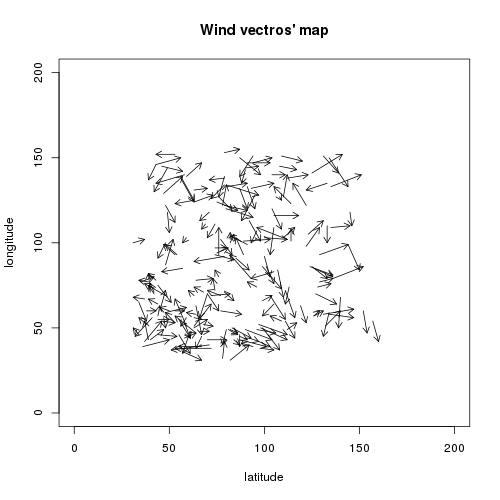
#> input picture src/feh_019403_000001_vector_map.png, 500 x 500 px, given in place of .feh_019403_000002_vector_map.png, which was not available
$ python validateImage.py .
#> lines starting #> are read from the running program, lines starting #| are printed output that depends on the picture
import os
import sys

from PIL import Image

def loadFiles(path, fileExtention):
#> called with path = '.', fileExtention = '.jpg'
	assert len(path) > 0, "Pass folder path as param"
	if not path.endswith("/"):
		path += "/"
	filesList = os.listdir(path)

	for file in filesList:
		if not file.endswith(fileExtention):
			filesList.remove(file)

	filesList.sort()
	return filesList

path = sys.argv[1]
filesList = loadFiles(path, ".jpg")
cropSquare = [79, 109, 509, 346]

for filename in filesList:
	print(filename)
	im = Image.open(path + filename)
#> im is the input picture: PIL image 500x500 RGB; min 0, max 255, mean 247.8
	im.crop(cropSquare).save("/tmp/blabla.jpg")
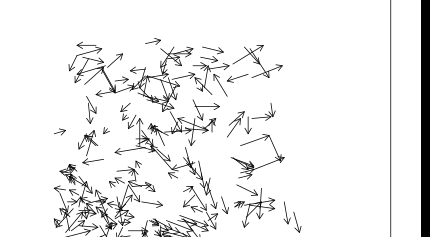
#> saved as blabla.jpg: PIL image 430x237 RGB; min 0, max 255, mean 238.6
	im.close()

$ run again, on src/vector_map.png
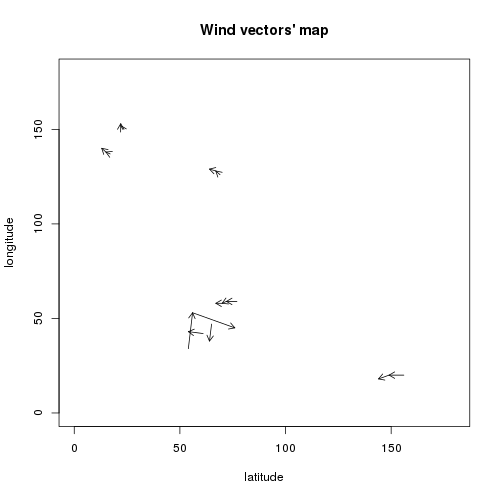
#> input picture src/vector_map.png, 500 x 500 px, given in place of .feh_019403_000002_vector_map.png, which was not available
#> im is the input picture: PIL image 500x500 P; min 0, max 255, mean 252.2
#> `im.crop(cropSquare).save("/tmp/blabla.jpg")`:
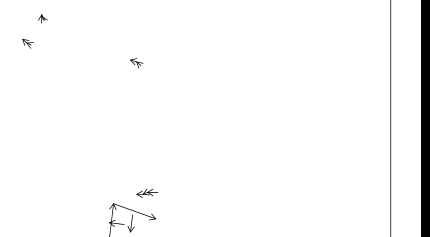
#> saved as blabla.jpg: PIL image 430x237 P; min 0, max 255, mean 248.6
